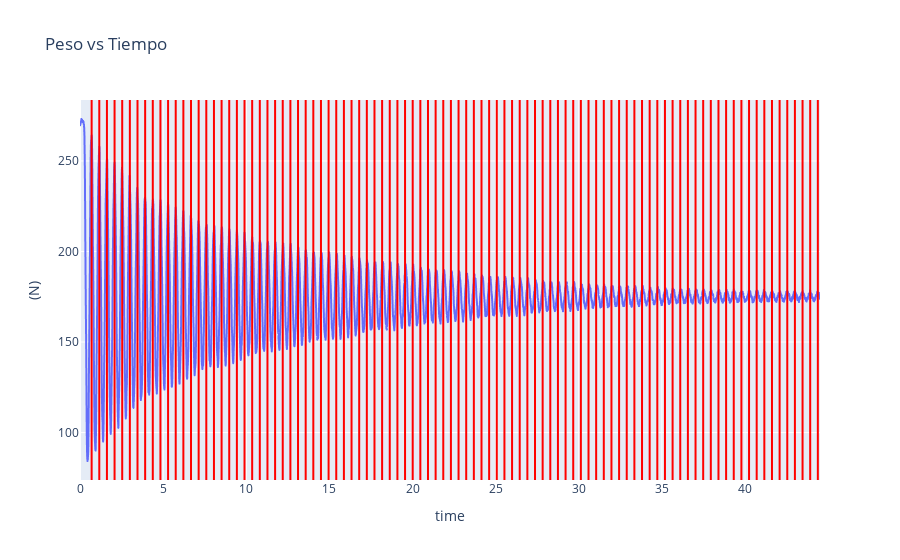

Here is the notebook cell this chart was saved with:
### Code cell
fig = px.line(dfs_amort[0], x='time', y='(N)', title='Peso vs Tiempo')

# Add a vertical line every 0.2 seconds
for i in range(0, 96):
    fig.add_vline(x=0.7 + i*44.37/96.5, line_color="red")

fig.show()

### Figure 1 — Plotly figure (JSON) as saved in the notebook; plotly's stock layout.template omitted (floating-point values rounded to 4 significant figures; data arrays with more than 128 entries replaced by an {"elided": "..."} marker saying what was removed)
{"data": [{"hovertemplate": "time=%{x}<br>(N)=%{y}<extra></extra>", "legendgroup": "", "line": {"color": "#636efa", "dash": "solid"}, "marker": {"symbol": "circle"}, "mode": "lines", "name": "", "showlegend": false, "type": "scattergl", "x": {"elided": "8903 float values"}, "xaxis": "x", "y": {"elided": "8903 float values"}, "yaxis": "y"}], "layout": {"legend": {"tracegroupgap": 0}, "shapes": [{"line": {"color": "red"}, "type": "line", "x0": 0.7, "x1": 0.7, "xref": "x", "y0": 0, "y1": 1, "yref": "y domain"}, {"line": {"color": "red"}, "type": "line", "x0": 1.16, "x1": 1.16, "xref": "x", "y0": 0, "y1": 1, "yref": "y domain"}, {"line": {"color": "red"}, "type": "line", "x0": 1.62, "x1": 1.62, "xref": "x", "y0": 0, "y1": 1, "yref": "y domain"}, {"line": {"color": "red"}, "type": "line", "x0": 2.079, "x1": 2.079, "xref": "x", "y0": 0, "y1": 1, "yref": "y domain"}, {"line": {"color": "red"}, "type": "line", "x0": 2.539, "x1": 2.539, "xref": "x", "y0": 0, "y1": 1, "yref": "y domain"}, {"line": {"color": "red"}, "type": "line", "x0": 2.999, "x1": 2.999, "xref": "x", "y0": 0, "y1": 1, "yref": "y domain"}, {"line": {"color": "red"}, "type": "line", "x0": 3.459, "x1": 3.459, "xref": "x", "y0": 0, "y1": 1, "yref": "y domain"}, {"line": {"color": "red"}, "type": "line", "x0": 3.919, "x1": 3.919, "xref": "x", "y0": 0, "y1": 1, "yref": "y domain"}, {"line": {"color": "red"}, "type": "line", "x0": 4.378, "x1": 4.378, "xref": "x", "y0": 0, "y1": 1, "yref": "y domain"}, {"line": {"color": "red"}, "type": "line", "x0": 4.838, "x1": 4.838, "xref": "x", "y0": 0, "y1": 1, "yref": "y domain"}, {"line": {"color": "red"}, "type": "line", "x0": 5.298, "x1": 5.298, "xref": "x", "y0": 0, "y1": 1, "yref": "y domain"}, {"line": {"color": "red"}, "type": "line", "x0": 5.758, "x1": 5.758, "xref": "x", "y0": 0, "y1": 1, "yref": "y domain"}, {"line": {"color": "red"}, "type": "line", "x0": 6.218, "x1": 6.218, "xref": "x", "y0": 0, "y1": 1, "yref": "y domain"}, {"line": {"color": "red"}, "type": "line", "x0": 6.677, "x1": 6.677, "xref": "x", "y0": 0, "y1": 1, "yref": "y domain"}, {"line": {"color": "red"}, "type": "line", "x0": 7.137, "x1": 7.137, "xref": "x", "y0": 0, "y1": 1, "yref": "y domain"}, {"line": {"color": "red"}, "type": "line", "x0": 7.597, "x1": 7.597, "xref": "x", "y0": 0, "y1": 1, "yref": "y domain"}, {"line": {"color": "red"}, "type": "line", "x0": 8.057, "x1": 8.057, "xref": "x", "y0": 0, "y1": 1, "yref": "y domain"}, {"line": {"color": "red"}, "type": "line", "x0": 8.516, "x1": 8.516, "xref": "x", "y0": 0, "y1": 1, "yref": "y domain"}, {"line": {"color": "red"}, "type": "line", "x0": 8.976, "x1": 8.976, "xref": "x", "y0": 0, "y1": 1, "yref": "y domain"}, {"line": {"color": "red"}, "type": "line", "x0": 9.436, "x1": 9.436, "xref": "x", "y0": 0, "y1": 1, "yref": "y domain"}, {"line": {"color": "red"}, "type": "line", "x0": 9.896, "x1": 9.896, "xref": "x", "y0": 0, "y1": 1, "yref": "y domain"}, {"line": {"color": "red"}, "type": "line", "x0": 10.36, "x1": 10.36, "xref": "x", "y0": 0, "y1": 1, "yref": "y domain"}, {"line": {"color": "red"}, "type": "line", "x0": 10.82, "x1": 10.82, "xref": "x", "y0": 0, "y1": 1, "yref": "y domain"}, {"line": {"color": "red"}, "type": "line", "x0": 11.28, "x1": 11.28, "xref": "x", "y0": 0, "y1": 1, "yref": "y domain"}, {"line": {"color": "red"}, "type": "line", "x0": 11.74, "x1": 11.74, "xref": "x", "y0": 0, "y1": 1, "yref": "y domain"}, {"line": {"color": "red"}, "type": "line", "x0": 12.19, "x1": 12.19, "xref": "x", "y0": 0, "y1": 1, "yref": "y domain"}, {"line": {"color": "red"}, "type": "line", "x0": 12.65, "x1": 12.65, "xref": "x", "y0": 0, "y1": 1, "yref": "y domain"}, {"line": {"color": "red"}, "type": "line", "x0": 13.11, "x1": 13.11, "xref": "x", "y0": 0, "y1": 1, "yref": "y domain"}, {"line": {"color": "red"}, "type": "line", "x0": 13.57, "x1": 13.57, "xref": "x", "y0": 0, "y1": 1, "yref": "y domain"}, {"line": {"color": "red"}, "type": "line", "x0": 14.03, "x1": 14.03, "xref": "x", "y0": 0, "y1": 1, "yref": "y domain"}, {"line": {"color": "red"}, "type": "line", "x0": 14.49, "x1": 14.49, "xref": "x", "y0": 0, "y1": 1, "yref": "y domain"}, {"line": {"color": "red"}, "type": "line", "x0": 14.95, "x1": 14.95, "xref": "x", "y0": 0, "y1": 1, "yref": "y domain"}, {"line": {"color": "red"}, "type": "line", "x0": 15.41, "x1": 15.41, "xref": "x", "y0": 0, "y1": 1, "yref": "y domain"}, {"line": {"color": "red"}, "type": "line", "x0": 15.87, "x1": 15.87, "xref": "x", "y0": 0, "y1": 1, "yref": "y domain"}, {"line": {"color": "red"}, "type": "line", "x0": 16.33, "x1": 16.33, "xref": "x", "y0": 0, "y1": 1, "yref": "y domain"}, {"line": {"color": "red"}, "type": "line", "x0": 16.79, "x1": 16.79, "xref": "x", "y0": 0, "y1": 1, "yref": "y domain"}, {"line": {"color": "red"}, "type": "line", "x0": 17.25, "x1": 17.25, "xref": "x", "y0": 0, "y1": 1, "yref": "y domain"}, {"line": {"color": "red"}, "type": "line", "x0": 17.71, "x1": 17.71, "xref": "x", "y0": 0, "y1": 1, "yref": "y domain"}, {"line": {"color": "red"}, "type": "line", "x0": 18.17, "x1": 18.17, "xref": "x", "y0": 0, "y1": 1, "yref": "y domain"}, {"line": {"color": "red"}, "type": "line", "x0": 18.63, "x1": 18.63, "xref": "x", "y0": 0, "y1": 1, "yref": "y domain"}, {"line": {"color": "red"}, "type": "line", "x0": 19.09, "x1": 19.09, "xref": "x", "y0": 0, "y1": 1, "yref": "y domain"}, {"line": {"color": "red"}, "type": "line", "x0": 19.55, "x1": 19.55, "xref": "x", "y0": 0, "y1": 1, "yref": "y domain"}, {"line": {"color": "red"}, "type": "line", "x0": 20.01, "x1": 20.01, "xref": "x", "y0": 0, "y1": 1, "yref": "y domain"}, {"line": {"color": "red"}, "type": "line", "x0": 20.47, "x1": 20.47, "xref": "x", "y0": 0, "y1": 1, "yref": "y domain"}, {"line": {"color": "red"}, "type": "line", "x0": 20.93, "x1": 20.93, "xref": "x", "y0": 0, "y1": 1, "yref": "y domain"}, {"line": {"color": "red"}, "type": "line", "x0": 21.39, "x1": 21.39, "xref": "x", "y0": 0, "y1": 1, "yref": "y domain"}, {"line": {"color": "red"}, "type": "line", "x0": 21.85, "x1": 21.85, "xref": "x", "y0": 0, "y1": 1, "yref": "y domain"}, {"line": {"color": "red"}, "type": "line", "x0": 22.31, "x1": 22.31, "xref": "x", "y0": 0, "y1": 1, "yref": "y domain"}, {"line": {"color": "red"}, "type": "line", "x0": 22.77, "x1": 22.77, "xref": "x", "y0": 0, "y1": 1, "yref": "y domain"}, {"line": {"color": "red"}, "type": "line", "x0": 23.23, "x1": 23.23, "xref": "x", "y0": 0, "y1": 1, "yref": "y domain"}, {"line": {"color": "red"}, "type": "line", "x0": 23.69, "x1": 23.69, "xref": "x", "y0": 0, "y1": 1, "yref": "y domain"}, {"line": {"color": "red"}, "type": "line", "x0": 24.15, "x1": 24.15, "xref": "x", "y0": 0, "y1": 1, "yref": "y domain"}, {"line": {"color": "red"}, "type": "line", "x0": 24.61, "x1": 24.61, "xref": "x", "y0": 0, "y1": 1, "yref": "y domain"}, {"line": {"color": "red"}, "type": "line", "x0": 25.07, "x1": 25.07, "xref": "x", "y0": 0, "y1": 1, "yref": "y domain"}, {"line": {"color": "red"}, "type": "line", "x0": 25.53, "x1": 25.53, "xref": "x", "y0": 0, "y1": 1, "yref": "y domain"}, {"line": {"color": "red"}, "type": "line", "x0": 25.99, "x1": 25.99, "xref": "x", "y0": 0, "y1": 1, "yref": "y domain"}, {"line": {"color": "red"}, "type": "line", "x0": 26.45, "x1": 26.45, "xref": "x", "y0": 0, "y1": 1, "yref": "y domain"}, {"line": {"color": "red"}, "type": "line", "x0": 26.91, "x1": 26.91, "xref": "x", "y0": 0, "y1": 1, "yref": "y domain"}, {"line": {"color": "red"}, "type": "line", "x0": 27.37, "x1": 27.37, "xref": "x", "y0": 0, "y1": 1, "yref": "y domain"}, {"line": {"color": "red"}, "type": "line", "x0": 27.83, "x1": 27.83, "xref": "x", "y0": 0, "y1": 1, "yref": "y domain"}, {"line": {"color": "red"}, "type": "line", "x0": 28.29, "x1": 28.29, "xref": "x", "y0": 0, "y1": 1, "yref": "y domain"}, {"line": {"color": "red"}, "type": "line", "x0": 28.75, "x1": 28.75, "xref": "x", "y0": 0, "y1": 1, "yref": "y domain"}, {"line": {"color": "red"}, "type": "line", "x0": 29.21, "x1": 29.21, "xref": "x", "y0": 0, "y1": 1, "yref": "y domain"}, {"line": {"color": "red"}, "type": "line", "x0": 29.67, "x1": 29.67, "xref": "x", "y0": 0, "y1": 1, "yref": "y domain"}, {"line": {"color": "red"}, "type": "line", "x0": 30.13, "x1": 30.13, "xref": "x", "y0": 0, "y1": 1, "yref": "y domain"}, {"line": {"color": "red"}, "type": "line", "x0": 30.59, "x1": 30.59, "xref": "x", "y0": 0, "y1": 1, "yref": "y domain"}, {"line": {"color": "red"}, "type": "line", "x0": 31.05, "x1": 31.05, "xref": "x", "y0": 0, "y1": 1, "yref": "y domain"}, {"line": {"color": "red"}, "type": "line", "x0": 31.51, "x1": 31.51, "xref": "x", "y0": 0, "y1": 1, "yref": "y domain"}, {"line": {"color": "red"}, "type": "line", "x0": 31.97, "x1": 31.97, "xref": "x", "y0": 0, "y1": 1, "yref": "y domain"}, {"line": {"color": "red"}, "type": "line", "x0": 32.43, "x1": 32.43, "xref": "x", "y0": 0, "y1": 1, "yref": "y domain"}, {"line": {"color": "red"}, "type": "line", "x0": 32.89, "x1": 32.89, "xref": "x", "y0": 0, "y1": 1, "yref": "y domain"}, {"line": {"color": "red"}, "type": "line", "x0": 33.35, "x1": 33.35, "xref": "x", "y0": 0, "y1": 1, "yref": "y domain"}, {"line": {"color": "red"}, "type": "line", "x0": 33.81, "x1": 33.81, "xref": "x", "y0": 0, "y1": 1, "yref": "y domain"}, {"line": {"color": "red"}, "type": "line", "x0": 34.26, "x1": 34.26, "xref": "x", "y0": 0, "y1": 1, "yref": "y domain"}, {"line": {"color": "red"}, "type": "line", "x0": 34.72, "x1": 34.72, "xref": "x", "y0": 0, "y1": 1, "yref": "y domain"}, {"line": {"color": "red"}, "type": "line", "x0": 35.18, "x1": 35.18, "xref": "x", "y0": 0, "y1": 1, "yref": "y domain"}, {"line": {"color": "red"}, "type": "line", "x0": 35.64, "x1": 35.64, "xref": "x", "y0": 0, "y1": 1, "yref": "y domain"}, {"line": {"color": "red"}, "type": "line", "x0": 36.1, "x1": 36.1, "xref": "x", "y0": 0, "y1": 1, "yref": "y domain"}, {"line": {"color": "red"}, "type": "line", "x0": 36.56, "x1": 36.56, "xref": "x", "y0": 0, "y1": 1, "yref": "y domain"}, {"line": {"color": "red"}, "type": "line", "x0": 37.02, "x1": 37.02, "xref": "x", "y0": 0, "y1": 1, "yref": "y domain"}, {"line": {"color": "red"}, "type": "line", "x0": 37.48, "x1": 37.48, "xref": "x", "y0": 0, "y1": 1, "yref": "y domain"}, {"line": {"color": "red"}, "type": "line", "x0": 37.94, "x1": 37.94, "xref": "x", "y0": 0, "y1": 1, "yref": "y domain"}, {"line": {"color": "red"}, "type": "line", "x0": 38.4, "x1": 38.4, "xref": "x", "y0": 0, "y1": 1, "yref": "y domain"}, {"line": {"color": "red"}, "type": "line", "x0": 38.86, "x1": 38.86, "xref": "x", "y0": 0, "y1": 1, "yref": "y domain"}, {"line": {"color": "red"}, "type": "line", "x0": 39.32, "x1": 39.32, "xref": "x", "y0": 0, "y1": 1, "yref": "y domain"}, {"line": {"color": "red"}, "type": "line", "x0": 39.78, "x1": 39.78, "xref": "x", "y0": 0, "y1": 1, "yref": "y domain"}, {"line": {"color": "red"}, "type": "line", "x0": 40.24, "x1": 40.24, "xref": "x", "y0": 0, "y1": 1, "yref": "y domain"}, {"line": {"color": "red"}, "type": "line", "x0": 40.7, "x1": 40.7, "xref": "x", "y0": 0, "y1": 1, "yref": "y domain"}, {"line": {"color": "red"}, "type": "line", "x0": 41.16, "x1": 41.16, "xref": "x", "y0": 0, "y1": 1, "yref": "y domain"}, {"line": {"color": "red"}, "type": "line", "x0": 41.62, "x1": 41.62, "xref": "x", "y0": 0, "y1": 1, "yref": "y domain"}, {"line": {"color": "red"}, "type": "line", "x0": 42.08, "x1": 42.08, "xref": "x", "y0": 0, "y1": 1, "yref": "y domain"}, {"line": {"color": "red"}, "type": "line", "x0": 42.54, "x1": 42.54, "xref": "x", "y0": 0, "y1": 1, "yref": "y domain"}, {"line": {"color": "red"}, "type": "line", "x0": 43.0, "x1": 43.0, "xref": "x", "y0": 0, "y1": 1, "yref": "y domain"}, {"line": {"color": "red"}, "type": "line", "x0": 43.46, "x1": 43.46, "xref": "x", "y0": 0, "y1": 1, "yref": "y domain"}, {"line": {"color": "red"}, "type": "line", "x0": 43.92, "x1": 43.92, "xref": "x", "y0": 0, "y1": 1, "yref": "y domain"}, {"line": {"color": "red"}, "type": "line", "x0": 44.38, "x1": 44.38, "xref": "x", "y0": 0, "y1": 1, "yref": "y domain"}], "title": {"text": "Peso vs Tiempo"}, "xaxis": {"anchor": "y", "domain": [0, 1], "title": {"text": "time"}}, "yaxis": {"anchor": "x", "domain": [0, 1], "title": {"text": "(N)"}}}}
